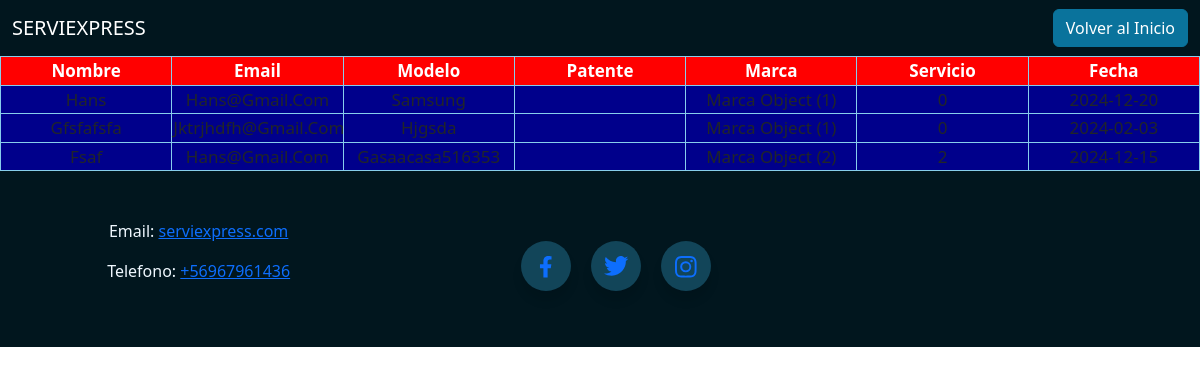
The app's page /reservas/, older data.
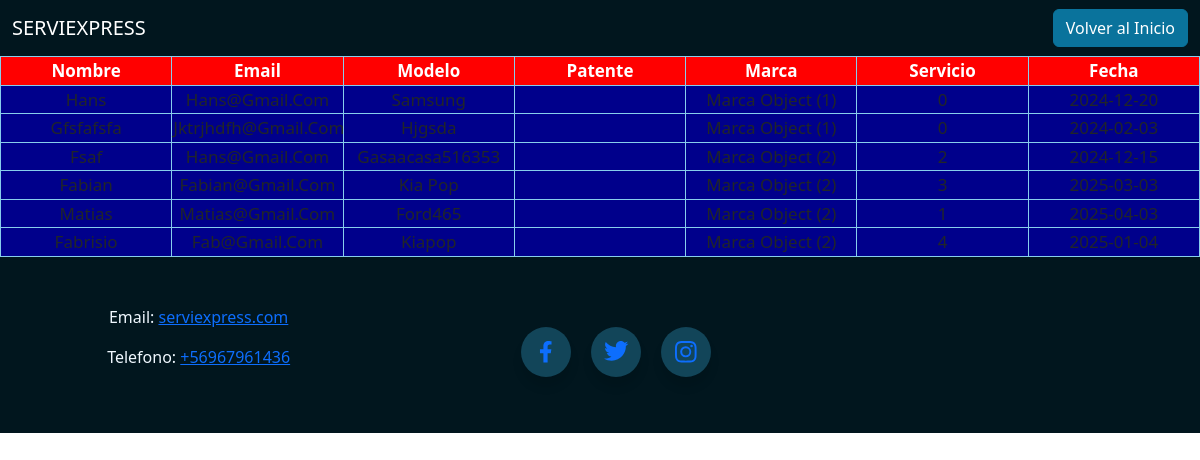
The same page, newer data.
### servi/models.py (models this page shows, shortened)
class Cita(models.Model):
    nombre = models.CharField(max_length=(60))
    email = models.EmailField()
    modelo = models.CharField(max_length=(150))
    patente = models.CharField(max_length=(10))
    marca = models.ForeignKey(Marca, on_delete=models.PROTECT)
    servicio = models.IntegerField(choices=opciones_servicio)
    fecha = models.DateField()
    precio = models.IntegerField()

class Marca(models.Model):
    nombre = models.CharField(max_length=(50))

### servi/views.py (the view)
# urls.py: path('reservas/', reservas, name="reservas"),
def reservas(request):
    citas = Cita.objects.all()
    data= {
        'citas': citas
    }
    return render(request, 'servi/reserv/reservas.html', data)

### servi/templates/servi/reserv/reservas.html (shortened to what this page needs)
{% load static %}
<!DOCTYPE html>
<html lang="es">
<head>
    <link href="https://cdn.jsdelivr.net/npm/bootstrap@5.3.2/dist/css/bootstrap.min.css" rel="stylesheet"
>
    <link rel="stylesheet" href="../static/css/cliente.css"">
</head>
<body>
    <header>
        <nav class="navbar navbar-expand-lg navbar-custom">
            <div class="container-fluid">
                <a class="navbar-brand" href="{% url 'main' %}">SERVIEXPRESS</a>
                <div class="collapse navbar-collapse" id="navbarNav">
                    <button class="btn btn-primary" type="button" href="{% url 'main' %}">Volver al Inicio</button>
                </div>
            </div>
        </nav>
    </header>
    <div>
        <div>
            <table>
                <tr>
                    <th>Nombre</th>
                    <th>Email</th>
                    <th>Modelo</th>
                    <th>Patente</th>
                    <th>Marca</th>
                    <th>Servicio</th>
                    <th>Fecha</th>
                </tr>
                {% for c in citas %}
                <tr>
                    <td>{{ c.nombre | title }}</td>
                    <td>{{ c.email | title }}</td>
                    <td>{{ c.modelo | title }}</td>
                    <td>{{ c.patene | title }}</td>
                    <td>{{ c.marca | title }}</td>
                    <td>{{ c.servicio | title }}</td>
                    <td>{{ c.fecha | title }}</td>
                </tr>
                {% endfor %}
            </table>
        </div>
        <footer>
            <div class="row">
                <div class="column">
                    <p>Email: <a class="link" href="#">serviexpress.com</a></p>
                    <p>Telefono: <a class="link" href="#">+56967961436</a></p>
                </div>
                <div class="column">
                    <ul class="wrapper">
                        <li class="icon facebook"><a href="facebook.com">
                                <svg viewBox="0 0 320 512" height="1.2em" fill="currentColor"
                                    xmlns="http://www.w3.org/2000/svg">
                                    <path
                                        d="M279.14 288l14.22-92.66h-88.91v-60.13c0-25.35 12.42-50.06 52.24-50.06h40.42V6.26S260.43 0 225.36 0c-73.22 0-121.08 44.38-121.08 124.72v70.62H22.89V288h81.39v224h100.17V288z">
                                    </path>
                                </svg>
                            </a></li>
                        <li class="icon twitter"><a href="x.com">
                            </a></li>
                        <li class="icon instagram"><a href="instagram.com">
                            </a></li>
                    </ul>
                </div>
                <div class="column">
                </div>
    </div>
</body>
</html>

### servi/static/css/cliente.css (style rules this page uses)
.navbar-custom { background-color: #01161e; }
.navbar-custom .navbar-brand, .navbar-custom .nav-link { color: white; }
.navbar-custom .btn-primary { background-color: #0A739C; border-color: #0A739C; }
.column { display: flex; flex-direction: column; justify-content: center; align-items: center; text-align: center; padding: 20px; }
table, th, td { width: 100%; table-layout: fixed; text-align: center; font-size: 17px; border-collapse: collapse; border: 1px solid skyblue; }
th { background: red; color: white; }
td { background: darkblue; }
footer { background-color: #01161E; color: aliceblue; padding: 10px; position: static; bottom: 0; width: 100%; }
* { box-sizing: border-box; }
.column { width: 33.33%; padding: 10px; }
.row { display: flex; flex-wrap: wrap; }
.row:after { content: ""; display: table; clear: both; }
.wrapper { display: inline-flex; list-style: none; height: 120px; width: 100%; padding-top: 40px; font-family: "Poppins", sans-serif; justify-content: center; }
.wrapper .icon { position: relative; background: #124559; border-radius: 50%; margin: 10px; width: 50px; height: 50px; font-size: 18px; display: flex; justify-content: center; align-items: center; flex-direction: column; box-shadow: 0 10px 10px rgba(0, 0, 0, 0.1); cursor: pointer; transition: all 0.2s cubic-bezier(0.68, -0.55, 0.265, 1.55); }

Row changes from the older to the newer data that the page shows:
added Cita: nombre "Fabian", email "Fabian@Gmail.Com", modelo "Kia Pop", marca "Marca Object (2)", servicio "3", fecha "2025-03-03"
added Cita: nombre "Matias", email "Matias@Gmail.Com", modelo "Ford465", marca "Marca Object (2)", fecha "2025-04-03"
added Cita: nombre "Fabrisio", email "Fab@Gmail.Com", modelo "Kiapop", marca "Marca Object (2)", servicio "4", fecha "2025-01-04"
